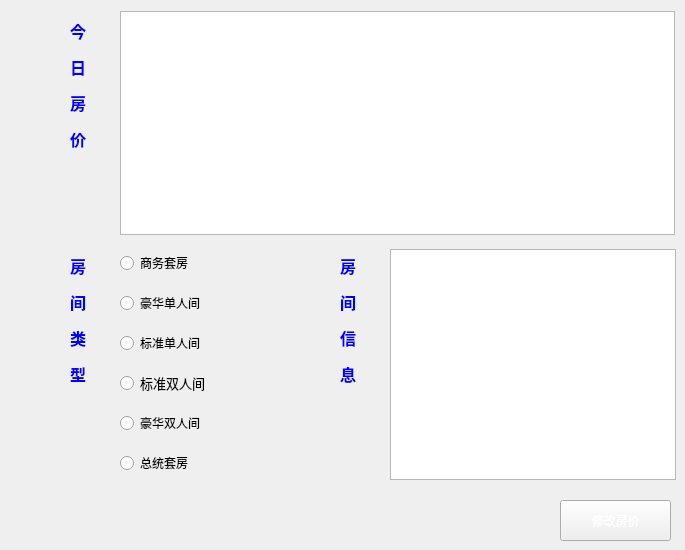
    <widget class="QWidget" name="tab1">
     <property name="styleSheet">
      <string notr="true">border-image: url(:/new/prefix1/lanhua.jpg);</string>
     </property>
     <attribute name="title">
      <string>客房查询</string>
     </attribute>
     <widget class="QRadioButton" name="rb1">
      <property name="geometry">
       <rect>
        <x>120</x>
        <y>250</y>
        <width>140</width>
        <height>26</height>
       </rect>
      </property>
      <property name="minimumSize">
       <size>
        <width>140</width>
        <height>26</height>
       </size>
      </property>
      <property name="maximumSize">
       <size>
        <width>140</width>
        <height>26</height>
       </size>
      </property>
      <property name="styleSheet">
       <string notr="true">border :0px ;
color: rgb(0, 0, 0);
font: 75 10pt &quot;Agency FB&quot;;
border-image: url(:/new/prefix1/shuijing.jpg);</string>
      </property>
      <property name="text">
       <string>商务套房 </string>
      </property>
     </widget>
     <widget class="QRadioButton" name="rb2">
      <property name="geometry">
       <rect>
        <x>120</x>
        <y>290</y>
        <width>140</width>
        <height>26</height>
       </rect>
      </property>
      <property name="minimumSize">
       <size>
        <width>140</width>
        <height>26</height>
       </size>
      </property>
      <property name="styleSheet">
       <string notr="true">border :0px ;
color: rgb(0, 0, 0);
font: 75 10pt &quot;Agency FB&quot;;
border-image: url(:/new/prefix1/shuijing.jpg);</string>
      </property>
      <property name="text">
       <string>豪华单人间</string>
      </property>
     </widget>
     <widget class="QRadioButton" name="rb3">
      <property name="geometry">
       <rect>
        <x>120</x>
        <y>330</y>
        <width>140</width>
        <height>26</height>
       </rect>
      </property>
      <property name="minimumSize">
       <size>
        <width>140</width>
        <height>26</height>
       </size>
      </property>
      <property name="styleSheet">
       <string notr="true">border :0px ;
color: rgb(0, 0, 0);
font: 75 10pt &quot;Agency FB&quot;;
border-image: url(:/new/prefix1/shuijing.jpg);</string>
      </property>
      <property name="text">
       <string>标准单人间</string>
      </property>
     </widget>
     <widget class="QRadioButton" name="rb4">
      <property name="geometry">
       <rect>
        <x>120</x>
        <y>370</y>
        <width>140</width>
        <height>26</height>
       </rect>
      </property>
      <property name="minimumSize">
       <size>
        <width>140</width>
        <height>26</height>
       </size>
      </property>
      <property name="font">
       <font>
        <family>Agency FB</family>
        <pointsize>10</pointsize>
        <weight>9</weight>
        <italic>false</italic>
        <bold>false</bold>
       </font>
      </property>
      <property name="focusPolicy">
       <enum>Qt::NoFocus</enum>
      </property>
      <property name="autoFillBackground">
       <bool>false</bool>
      </property>
      <property name="styleSheet">
       <string notr="true">border :0px ;
color: rgb(0, 0, 0);
font: 75 10pt &quot;Agency FB&quot;;
border-image: url(:/new/prefix1/shuijing.jpg);</string>
      </property>
      <property name="text">
       <string>标准双人间</string>
      </property>
     </widget>
     <widget class="QRadioButton" name="rb5">
      <property name="geometry">
       <rect>
        <x>120</x>
        <y>410</y>
        <width>140</width>
        <height>26</height>
       </rect>
      </property>
      <property name="minimumSize">
       <size>
        <width>140</width>
        <height>26</height>
       </size>
      </property>
      <property name="styleSheet">
       <string notr="true">border :0px ;
color: rgb(0, 0, 0);
font: 75 10pt &quot;Agency FB&quot;;
border-image: url(:/new/prefix1/shuijing.jpg);</string>
      </property>
      <property name="text">
       <string>豪华双人间</string>
      </property>
     </widget>
     <widget class="QRadioButton" name="rb6">
      <property name="geometry">
       <rect>
        <x>120</x>
        <y>450</y>
        <width>140</width>
        <height>26</height>
       </rect>
      </property>
      <property name="minimumSize">
       <size>
        <width>140</width>
        <height>26</height>
       </size>
      </property>
      <property name="styleSheet">
       <string notr="true">border :0px ;
color: rgb(0, 0, 0);
font: 75 10pt &quot;Agency FB&quot;;
border-image: url(:/new/prefix1/shuijing.jpg);</string>
      </property>
      <property name="text">
       <string>总统套房 </string>
      </property>
     </widget>
     <widget class="QLabel" name="label_2">
      <property name="geometry">
       <rect>
        <x>340</x>
        <y>240</y>
        <width>31</width>
        <height>161</height>
       </rect>
      </property>
      <property name="minimumSize">
       <size>
        <width>0</width>
        <height>0</height>
       </size>
      </property>
      <property name="maximumSize">
       <size>
        <width>10000</width>
        <height>10000</height>
       </size>
      </property>
      <property name="styleSheet">
       <string notr="true">border-image: url(:/new/prefix1/shuijing.jpg);</string>
      </property>
      <property name="text">
       <string>&lt;html&gt;&lt;head/&gt;&lt;body&gt;&lt;p&gt;&lt;span style=&quot; font-size:12pt; font-weight:600; color:#0000ff;&quot;&gt;房&lt;/span&gt;&lt;/p&gt;&lt;p&gt;&lt;span style=&quot; font-size:12pt; font-weight:600; color:#0000ff;&quot;&gt;间&lt;/span&gt;&lt;/p&gt;&lt;p&gt;&lt;span style=&quot; font-size:12pt; font-weight:600; color:#0000ff;&quot;&gt;信&lt;/span&gt;&lt;/p&gt;&lt;p&gt;&lt;span style=&quot; font-size:12pt; font-weight:600; color:#0000ff;&quot;&gt;息&lt;/span&gt;&lt;/p&gt;&lt;/body&gt;&lt;/html&gt;</string>
      </property>
     </widget>
     <widget class="QTableView" name="tvRoomInfo">
      <property name="geometry">
       <rect>
        <x>390</x>
        <y>249</y>
        <width>286</width>
        <height>231</height>
       </rect>
      </property>
      <property name="minimumSize">
       <size>
        <width>286</width>
        <height>0</height>
       </size>
      </property>
      <property name="maximumSize">
       <size>
        <width>286</width>
        <height>250</height>
       </size>
      </property>
      <property name="styleSheet">
       <string notr="true"/>
      </property>
     </widget>
     <widget class="QPushButton" name="pushButton">
      <property name="geometry">
       <rect>
        <x>560</x>
        <y>500</y>
        <width>111</width>
        <height>41</height>
       </rect>
      </property>
      <property name="minimumSize">
       <size>
        <width>0</width>
        <height>0</height>
       </size>
      </property>
      <property name="maximumSize">
       <size>
        <width>400</width>
        <height>400</height>
       </size>
      </property>
      <property name="styleSheet">
       <string notr="true">border-image: url(:/new/prefix1/Purple.jpg);
color: rgb(255, 255, 255);
font: 75 10pt &quot;Agency FB&quot;;</string>
      </property>
      <property name="text">
       <string>修改房价</string>
      </property>
     </widget>
     <widget class="QLabel" name="label_11">
      <property name="geometry">
       <rect>
        <x>70</x>
        <y>240</y>
        <width>31</width>
        <height>161</height>
       </rect>
      </property>
      <property name="minimumSize">
       <size>
        <width>0</width>
        <height>0</height>
       </size>
      </property>
      <property name="maximumSize">
       <size>
        <width>10000</width>
        <height>10000</height>
       </size>
      </property>
      <property name="styleSheet">
       <string notr="true">border-image: url(:/new/prefix1/shuijing.jpg);</string>
      </property>
      <property name="text">
       <string>&lt;html&gt;&lt;head/&gt;&lt;body&gt;&lt;p&gt;&lt;span style=&quot; font-size:12pt; font-weight:600; color:#0000ff;&quot;&gt;房&lt;/span&gt;&lt;/p&gt;&lt;p&gt;&lt;span style=&quot; font-size:12pt; font-weight:600; color:#0000ff;&quot;&gt;间&lt;/span&gt;&lt;/p&gt;&lt;p&gt;&lt;span style=&quot; font-size:12pt; font-weight:600; color:#0000ff;&quot;&gt;类&lt;/span&gt;&lt;/p&gt;&lt;p&gt;&lt;span style=&quot; font-size:12pt; font-weight:600; color:#0000ff;&quot;&gt;型&lt;/span&gt;&lt;/p&gt;&lt;/body&gt;&lt;/html&gt;</string>
      </property>
     </widget>
     <widget class="QLabel" name="label">
      <property name="geometry">
       <rect>
        <x>70</x>
        <y>10</y>
        <width>31</width>
        <height>151</height>
       </rect>
      </property>
      <property name="styleSheet">
       <string notr="true">border-image: url(:/new/prefix1/shuijing.jpg);</string>
      </property>
      <property name="text">
       <string>&lt;html&gt;&lt;head/&gt;&lt;body&gt;&lt;p&gt;&lt;span style=&quot; font-size:12pt; font-weight:600; color:#0000ff;&quot;&gt;今&lt;/span&gt;&lt;/p&gt;&lt;p&gt;&lt;span style=&quot; font-size:12pt; font-weight:600; color:#0000ff;&quot;&gt;日&lt;/span&gt;&lt;/p&gt;&lt;p&gt;&lt;span style=&quot; font-size:12pt; font-weight:600; color:#0000ff;&quot;&gt;房&lt;/span&gt;&lt;/p&gt;&lt;p&gt;&lt;span style=&quot; font-size:12pt; font-weight:600; color:#0000ff;&quot;&gt;价&lt;/span&gt;&lt;/p&gt;&lt;/body&gt;&lt;/html&gt;</string>
      </property>
     </widget>
     <widget class="QTableView" name="tvPriceInfo">
      <property name="enabled">
       <bool>true</bool>
      </property>
      <property name="geometry">
       <rect>
        <x>120</x>
        <y>11</y>
        <width>555</width>
        <height>224</height>
       </rect>
      </property>
      <property name="minimumSize">
       <size>
        <width>555</width>
        <height>224</height>
       </size>
      </property>
      <property name="maximumSize">
       <size>
        <width>555</width>
        <height>224</height>
       </size>
      </property>
      <property name="styleSheet">
       <string notr="true"/>
      </property>
     </widget>
    </widget>
